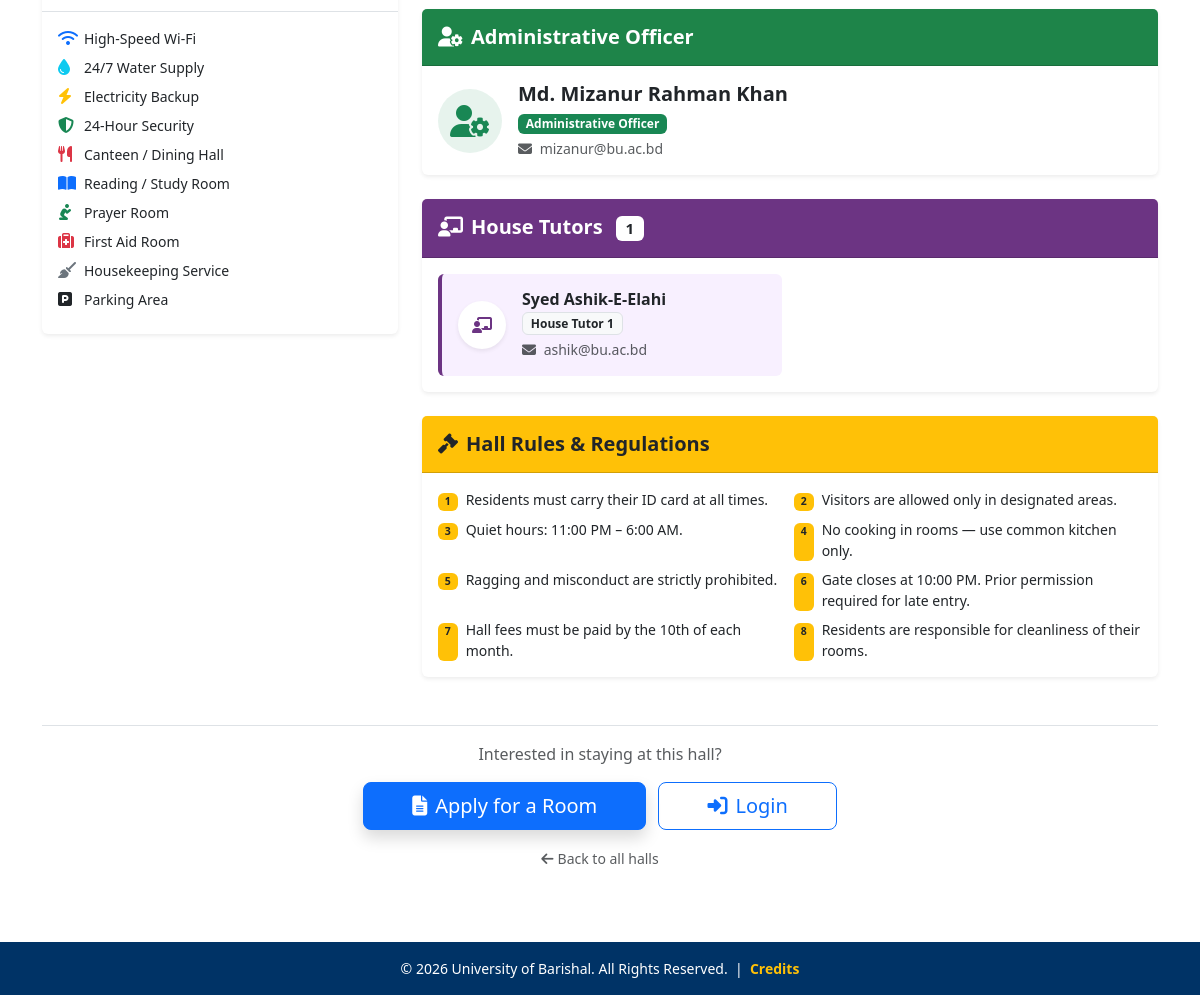
Before: /hall_details.php?name=Bijoy-24+Hall (lower part) with the older database file.
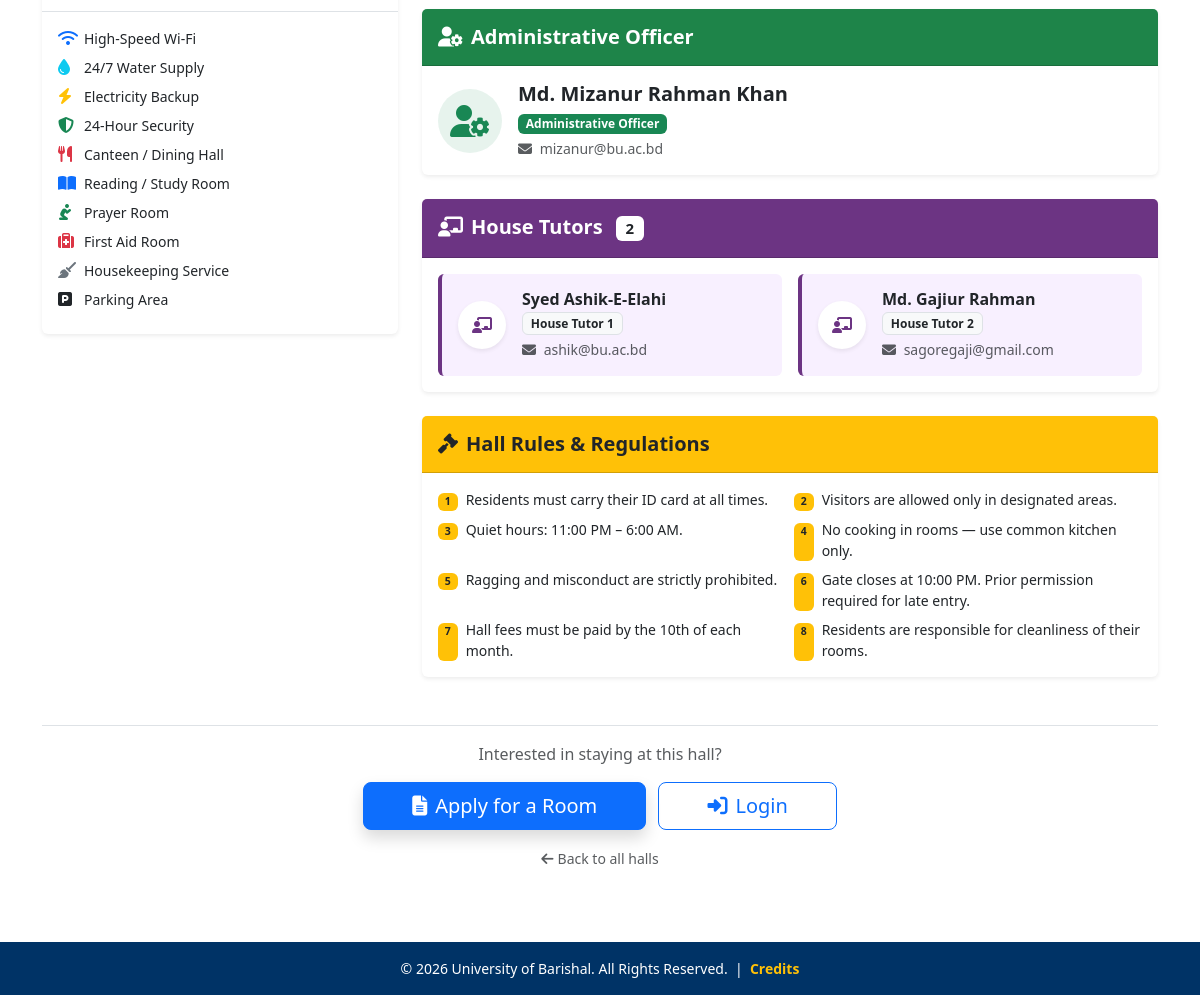
After: the same page with the newer database file.
### tables this page shows
CREATE TABLE `users` (
  `user_id` int(11) NOT NULL,
  `name` varchar(100) NOT NULL,
  `email` varchar(100) NOT NULL,
  `password_hash` varchar(255) NOT NULL,
  `role` enum('Student','Provost','AdminOfficer','AssistantRegistrar','HouseTutor') NOT NULL,
  `created_at` timestamp NOT NULL DEFAULT current_timestamp()
);

### hall_details.php (the view, shortened to what the changed rows need)
<?php
include "includes/header.php";
include "includes/db.php";
$tutors_q = $conn->query("SELECT name, email FROM users WHERE role = 'HouseTutor' LIMIT 5");
$tutors   = [];
while ($t = $tutors_q->fetch_assoc()) $tutors[] = $t;
?>
<div class="container py-5">
    <div class="row g-4">
        <div class="col-lg-4">
            <div class="card border-0 shadow-sm">
                <div class="card-body">
                    <ul class="list-unstyled mb-0">
                        <?php
                        $facilities = [
                            ['fas fa-wifi',           'text-primary',   'High-Speed Wi-Fi'],
                            ['fas fa-tint',           'text-info',      '24/7 Water Supply'],
                            ['fas fa-bolt',           'text-warning',   'Electricity Backup'],
                            ['fas fa-shield-alt',     'text-success',   '24-Hour Security'],
                            ['fas fa-utensils',       'text-danger',    'Canteen / Dining Hall'],
                            ['fas fa-book-open',      'text-primary',   'Reading / Study Room'],
                            ['fas fa-pray',           'text-success',   'Prayer Room'],
                            ['fas fa-medkit',         'text-danger',    'First Aid Room'],
                            ['fas fa-broom',          'text-secondary', 'Housekeeping Service'],
                            ['fas fa-parking',        'text-dark',      'Parking Area'],
                        ];
                        foreach ($facilities as [$icon, $color, $label]):
                        ?>
                            <li class="d-flex align-items-center mb-2">
                                <i class="<?php echo $icon; ?> <?php echo $color; ?> me-2"
                                   style="width:18px;"></i>
                                <span class="small"><?php echo $label; ?></span>
                            </li>
                        <?php endforeach; ?>
                    </ul>
                </div>
            </div>
        </div>
        <div class="col-lg-8">
            <div class="card border-0 shadow-sm mb-4">
                <div class="card-header py-3" style="background:#6c3483;">
                    <h5 class="mb-0 fw-bold text-white">
                        <i class="fas fa-chalkboard-teacher me-2"></i>House Tutors
                        <span class="badge bg-white text-dark ms-2"><?php echo count($tutors); ?></span>
                    </h5>
                </div>
                <div class="card-body">
                    <?php if (!empty($tutors)): ?>
                        <div class="row g-3">
                            <?php foreach ($tutors as $i => $tutor): ?>
                                <div class="col-md-6">
                                    <div class="d-flex align-items-center gap-3 p-3 rounded"
                                         style="background:#f8f0ff; border-left:4px solid #6c3483;">
                                        <div class="rounded-circle bg-white d-flex align-items-center
                                                    justify-content-center flex-shrink-0 shadow-sm"
                                             style="width:48px;height:48px;">
                                            <i class="fas fa-chalkboard-teacher" style="color:#6c3483;"></i>
                                        </div>
                                        <div>
                                            <h6 class="fw-bold mb-0">
                                                <?php echo htmlspecialchars($tutor['name']); ?>
                                            </h6>
                                            <span class="badge bg-light text-dark border small">
                                                House Tutor <?php echo $i + 1; ?>
                                            </span>
                                            <p class="text-muted small mb-0 mt-1">
                                                <i class="fas fa-envelope me-1"></i>
                                                <?php echo htmlspecialchars($tutor['email']); ?>
                                            </p>
                                        </div>
                                    </div>
                                </div>
                            <?php endforeach; ?>
                        </div>
                    <?php else: ?>
                        <p class="text-muted mb-0">No house tutors assigned yet.</p>
                    <?php endif; ?>
                </div>
            </div>
            <div class="card border-0 shadow-sm">
                <div class="card-body">
                    <div class="row g-2">
                        <?php
                        $rules = [
                            'Residents must carry their ID card at all times.',
                            'Visitors are allowed only in designated areas.',
                            'Quiet hours: 11:00 PM – 6:00 AM.',
                            'No cooking in rooms — use common kitchen only.',
                            'Ragging and misconduct are strictly prohibited.',
                            'Gate closes at 10:00 PM. Prior permission required for late entry.',
                            'Hall fees must be paid by the 10th of each month.',
                            'Residents are responsible for cleanliness of their rooms.',
                        ];
                        foreach ($rules as $i => $rule):
                        ?>
                            <div class="col-md-6">
                                <div class="d-flex gap-2 small">
                                    <span class="badge bg-warning text-dark flex-shrink-0 mt-1">
                                        <?php echo $i + 1; ?>
                                    </span>
                                    <span><?php echo $rule; ?></span>
                                </div>
                            </div>
                        <?php endforeach; ?>
                    </div>
                </div>
            </div>
        </div>
    </div>
</div>
<?php include "includes/footer.php"; ?>

Changed rows visible on the page:
added users: name "Md. Gajiur Rahman", email "sagoregaji@gmail.com"
Other visible differences:
count($tutors): "1" → "2"
